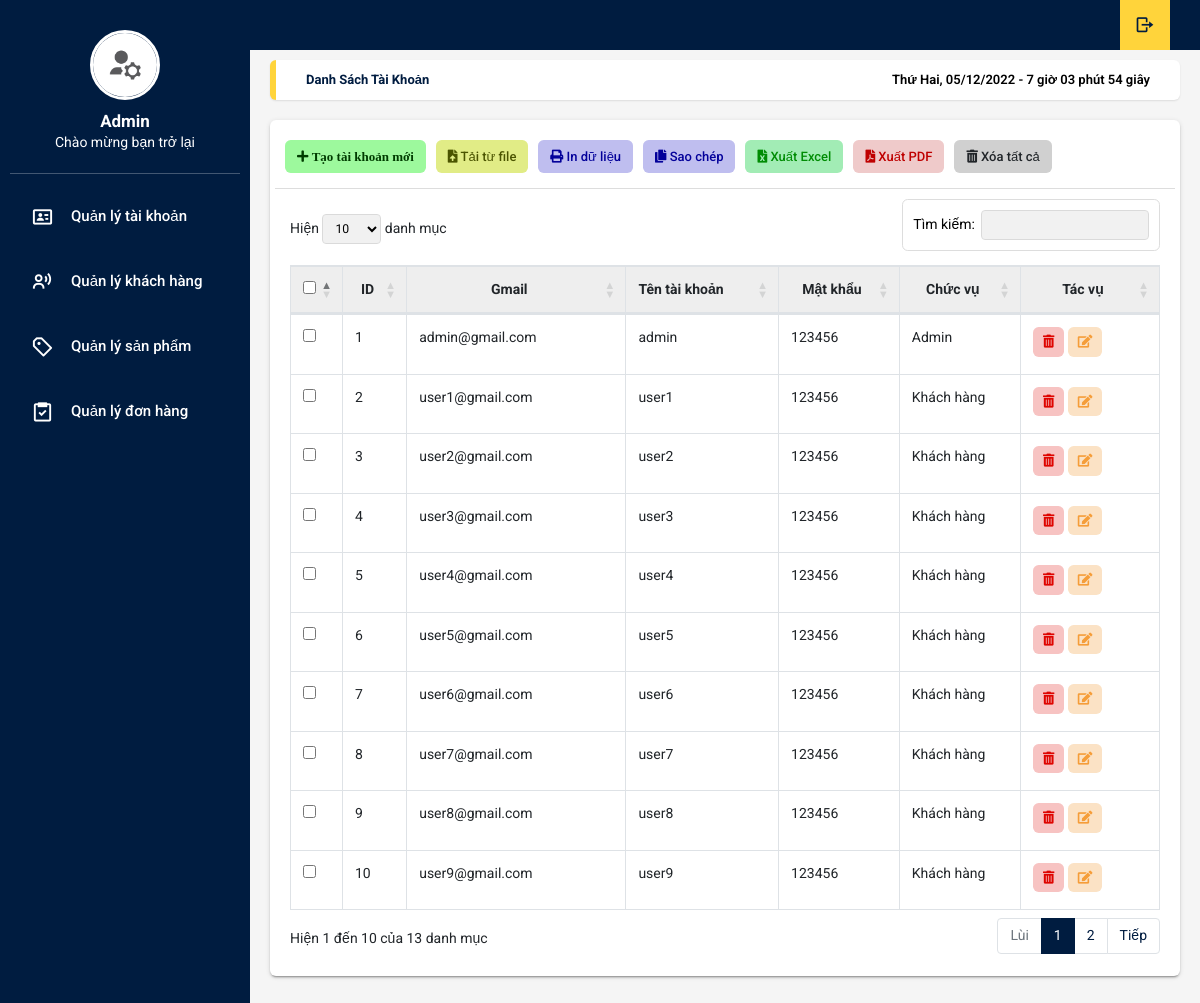
The page /admin/accounts.php on the database its author committed.
### tables this page shows
create table accounts(
   account_id int auto_increment,
   email varchar(50),
   username varchar(50),
   pwd varchar(50),
   account_role int,
   primary key(account_id,email)
   
);

### admin/accounts.php (the view, shortened to what this page needs)
<?php
include './controller.php';
?>
<!DOCTYPE html>
<html lang="en">
    <head>
        <link rel="stylesheet" type="text/css" href="css/main.css">
        <link rel="stylesheet" href="https://cdn.jsdelivr.net/npm/boxicons@latest/css/boxicons.min.css">
            <link rel="stylesheet" href="https://cdn.datatables.net/1.10.18/css/dataTables.bootstrap4.min.css">
        <link rel="stylesheet" href="https://unpkg.com/boxicons@latest/css/boxicons.min.css">
        <link rel="stylesheet" type="text/css"
          href="https://maxcdn.bootstrapcdn.com/font-awesome/4.7.0/css/font-awesome.min.css">
        <link rel="stylesheet" href="https://use.fontawesome.com/releases/v5.8.2/css/all.css">
        <link rel="stylesheet" href="https://cdnjs.cloudflare.com/ajax/libs/jquery-confirm/3.3.2/jquery-confirm.min.css">
      </head>
<body onload="time()" class="app sidebar-mini rtl">
   <header class="app-header">
    <ul class="app-nav">
      <li><a class="app-nav__item" href="../login.php"><i class='bx bx-log-out bx-rotate-180'></i> </a>
      </li>
    </ul>
  </header>
   <aside class="app-sidebar">
       <div class="app-sidebar__user"><img class="app-sidebar__user-avatar" src="../uploads/hay.jpg" width="50px"
                                           alt="User Image">
           <div>
               <p class="app-sidebar__user-name"><b>Admin</b></p>
               <p class="app-sidebar__user-designation">Chào mừng bạn trở lại</p>
           </div>
       </div>
       <hr>
       <ul class="app-menu">
           <li><a class="app-menu__item " href="./accounts.php"><i class='app-menu__icon bx bx-id-card'></i> <span
                           class="app-menu__label">Quản lý tài khoản</span></a></li>
           <li><a class="app-menu__item" href="./customers.php"><i class='app-menu__icon bx bx-user-voice'></i><span
                           class="app-menu__label">Quản lý khách hàng</span></a></li>
           <li><a class="app-menu__item" href="./product.php"><i
                           class='app-menu__icon bx bx-purchase-tag-alt'></i><span class="app-menu__label">Quản lý sản phẩm</span></a>
           </li>
           <li><a class="app-menu__item" href="./receipt.php"><i class='app-menu__icon bx bx-task'></i><span
                           class="app-menu__label">Quản lý đơn hàng</span></a></li>
       </ul>
   </aside>
    <main class="app-content">
        <div class="app-title">
            <ul class="app-breadcrumb breadcrumb side">
                <li class="breadcrumb-item active"><a href="#"><b>Danh sách tài khoản </b></a></li>
            </ul>
            <div id="clock"></div>
        </div>
        <div class="row">
            <div class="col-md-12">
                <div class="tile">
                    <div class="tile-body">
                        <div class="row element-button">
                            <div class="col-sm-2">
                                <button class="btn btn-add btn-sm" type="button" title="Sửa" id="show-emp" data-toggle="modal"
                                        data-target="#modalAdd"> <i class="fas fa-plus"> Tạo tài khoản mới</i></button>
                            </div>
                            <div class="col-sm-2">
                              <a class="btn btn-delete btn-sm nhap-tu-file" type="button" title="Nhập" onclick="myFunction(this)"><i
                                  class="fas fa-file-upload"></i> Tải từ file</a>
                            </div>
                            <div class="col-sm-2">
                              <a class="btn btn-delete btn-sm print-file" type="button" title="In" onclick="myApp.printTable()"><i
                                  class="fas fa-print"></i> In dữ liệu</a>
                            </div>
                            <div class="col-sm-2">
                              <a class="btn btn-delete btn-sm print-file js-textareacopybtn" type="button" title="Sao chép"><i
                                  class="fas fa-copy"></i> Sao chép</a>
                            </div>
                            <div class="col-sm-2">
                              <a class="btn btn-excel btn-sm" id="btnExcel" href="" title="In"><i class="fas fa-file-excel"></i> Xuất Excel</a>
                            </div>
                            <div class="col-sm-2">
                              <a class="btn btn-delete btn-sm pdf-file" type="button" title="In" onclick="myFunction(this)"><i
                                  class="fas fa-file-pdf"></i> Xuất PDF</a>
                            </div>
                            <div class="col-sm-2">
                              <a class="btn btn-delete btn-sm" type="button" title="Xóa" onclick="myFunction(this)"><i
                                  class="fas fa-trash-alt"></i> Xóa tất cả </a>
                            </div>
                          </div>
                        <table class="table table-hover table-bordered" id="sampleTable">
                            <thead>
                                <tr>
                                    <th width="10"><input type="checkbox" id="all"></th>
                                    <th class="text-center">ID</th>
                                    <th class="text-center">Gmail</th>
                                    <th >Tên tài khoản</th>
                                    <th class="text-center">Mật khẩu</th>
                                    <th class="text-center">Chức vụ</th>
                                    <th width="100" class="text-center">Tác vụ</th>
                                </tr>
                            </thead>
                            <tbody>
                                <?php
                                    $query ="select * from accounts";
                                    $query_run= mysqli_query($conn,$query);
                                    if(mysqli_num_rows($query_run) > 0){
                                        foreach($query_run as $accounts){
                                            if($accounts['account_role']==1){
                                                $accounts['account_role'] = "Admin";
                                            }else{
                                                $accounts['account_role'] = "Khách hàng";
                                            }
                                            ?>
                                                <tr>
                                                    <td width="10"><input type="checkbox" name="check1" value="1"></td>
                                                    <td> <?= $accounts['account_id'] ?></td>
                                                    <td> <?= $accounts['email'] ?></td>
                                                    <td> <?= $accounts['username'] ?></td>
                                                    <td> <?= $accounts['pwd'] ?></td>
                                                    <td> <?= $accounts['account_role'] ?></td>
                                                    <td>
                                                        <button class="btn btn-primary btn-sm trash deletebtn" type="button" title="Xóa" id="show-emp" data-toggle="modal"
                                                                data-target="#deletemodal"><i class="fas fa-trash-alt"></i>
                                                        </button>
                                                        <button class="btn btn-primary btn-sm editAccount" type="button" title="Sửa" id="show-emp" data-toggle="modal"
                                                                data-target="#modalEdit"><i class="fas fa-edit"></i>
                                                        </button>
                                                    </td>
                                                </tr>
                                            <?php
                                        }
                                    }
                                ?>
                            </tbody>
                        </table>
                    </div>
                </div>
            </div>
        </div>
    </main>
</body>
</html>

### rows shown on the page
accounts: account "1", email "admin@gmail.com", username "admin", pwd "123456", account_role "Admin"
accounts: account "2", email "user1@gmail.com", username "user1", pwd "123456", account_role "Khách hàng"
accounts: account "3", email "user2@gmail.com", username "user2", pwd "123456", account_role "Khách hàng"
accounts: account "4", email "user3@gmail.com", username "user3", pwd "123456", account_role "Khách hàng"
accounts: account "5", email "user4@gmail.com", username "user4", pwd "123456", account_role "Khách hàng"
accounts: account "6", email "user5@gmail.com", username "user5", pwd "123456", account_role "Khách hàng"
accounts: account "7", email "user6@gmail.com", username "user6", pwd "123456", account_role "Khách hàng"
accounts: account "8", email "user7@gmail.com", username "user7", pwd "123456", account_role "Khách hàng"
accounts: account "9", email "user8@gmail.com", username "user8", pwd "123456", account_role "Khách hàng"
accounts: account "10", email "user9@gmail.com", username "user9", pwd "123456", account_role "Khách hàng"
